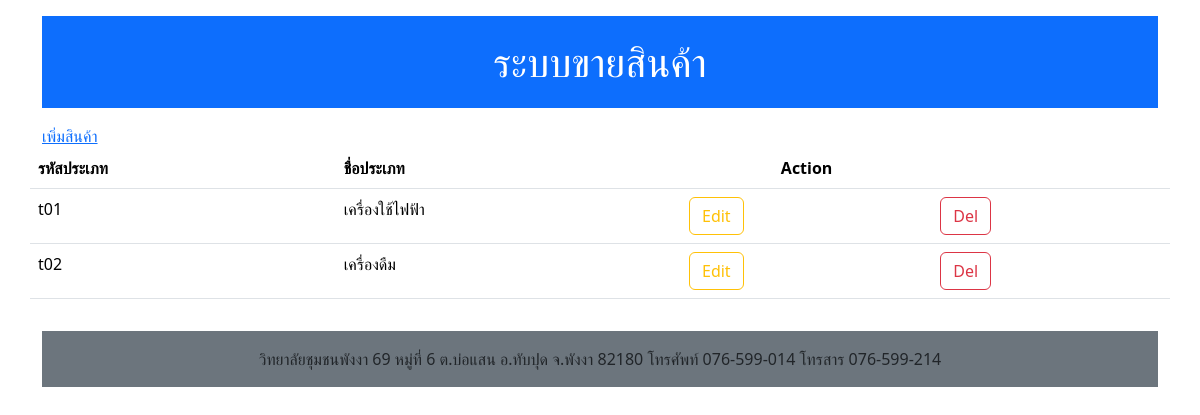
The page /back-end/showtype.php on the database as committed earlier.
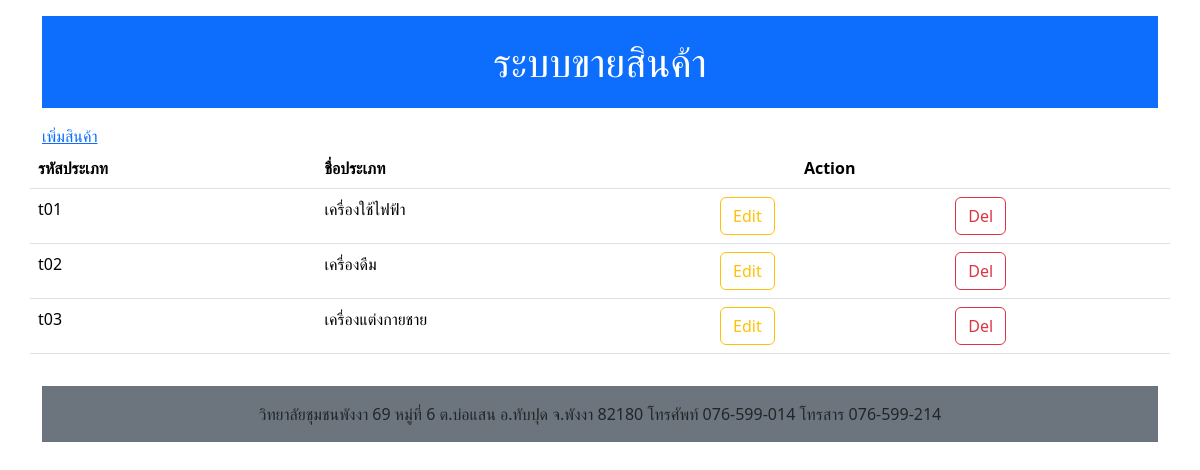
The same page on the database as committed later.
### tables this page shows
CREATE TABLE `type` (
  `t_id` varchar(5) NOT NULL,
  `t_name` varchar(50) NOT NULL
);

### back-end/showtype.php (the view, shortened to what this page needs)
<!DOCTYPE html>
<html lang="en">
<head>
    <link rel="stylesheet" href="../bootstrap-5.3.0/css/bootstrap.min.css">
</head>
<body>
<div class='container'>
<?php  include('header.php');   ?>
<div style="height: 70vh;">
<?php
include_once('db.php');
$sql = "SELECT  t_id, t_name FROM type";
$result = $conn->query($sql);
echo "<a href='formaddproduct.php'>เพิ่มสินค้า</a>";
echo  "<div class='row'>";
echo "<table class='table table-hover'>";
if ($result->num_rows > 0) {
    echo "<thead><tr>
        <th>รหัสประเภท</th>
        <th>ชื่อประเภท</th>
        <th cols='2' class='text-center'>Action</th>
        <th></th>
        </tr></thead><tbody>";
    while($row = $result->fetch_assoc()) {
        echo "<tr>";
        $t_id = $row['t_id'];
        echo "<td>" .$t_id. "</td>";
        echo "<td>" .$row['t_name']. "</td>";
        echo "<td><a class='btn btn-outline-warning' href='editproduct.php?t_id=".$t_id."'>Edit</a></td>";
        echo "<td><a class='btn btn-outline-danger' href='delete_product_by_id.php?t_id=".$t_id."'>Del</a></td>";
        echo "</tr>";
}
} else {
    echo "0 results";
}
echo "</table>";
?>
</div>
<?php  include('footer.php'); ?>
</div>
</body>
</html>

Rows that differ between the two databases and show on the page:
added type: t_id "t03", t_name "เครื่องแต่งกายชาย"
